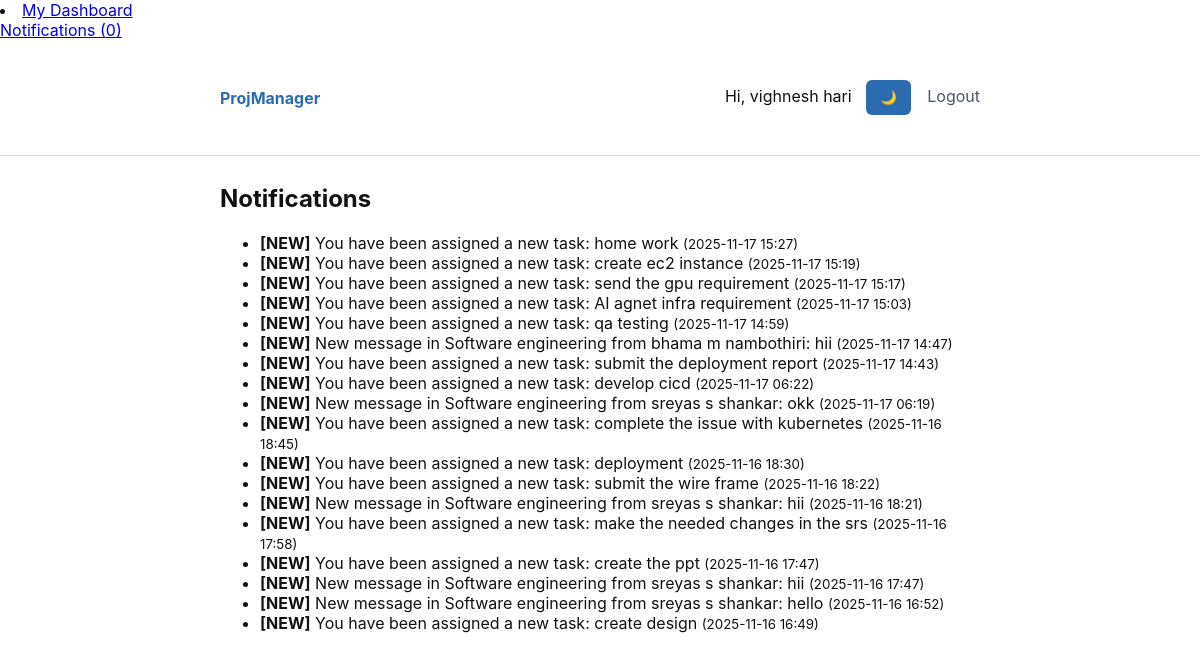
The page /notifications (signed in) on the database its author committed.
### models.py (models this page shows, shortened)
class User(db.Model, UserMixin):
    id = db.Column(db.Integer, primary_key=True)
    username = db.Column(db.String(80), unique=True, nullable=False)
    email = db.Column(db.String(120), unique=True, nullable=False)
    password_hash = db.Column(db.String(128), nullable=False)

class Notification(db.Model):
    id = db.Column(db.Integer, primary_key=True)
    user_id = db.Column(db.Integer, db.ForeignKey('user.id'), nullable=False)
    message = db.Column(db.String(300), nullable=False)
    is_read = db.Column(db.Boolean, default=False)
    timestamp = db.Column(db.DateTime, default=datetime.utcnow)
    user = db.relationship('User')

### app.py (the view)
@app.route("/notifications")
@login_required
def notifications():
    notifs = Notification.query.filter_by(user_id=current_user.id)\
                               .order_by(Notification.timestamp.desc())\
                               .all()
    return render_template("notifications.html", notifications=notifs)

### app.py (called while the page is built)
@login_manager.user_loader
def load_user(user_id):
    return User.query.get(int(user_id))

@app.context_processor
def inject_notifications():
    if current_user.is_authenticated:
        unread = Notification.query.filter_by(user_id=current_user.id, is_read=False).all()
        return dict(unread_notifications=unread)
    return dict(unread_notifications=[])

### templates/notifications.html
{% extends 'base.html' %}
{% block content %}
<h2>Notifications</h2>
<ul>
  {% for n in notifications %}
    <li>
      {% if not n.is_read %}
        <strong>[NEW]</strong>
      {% endif %}
      {{ n.message }}
      <small>({{ n.timestamp.strftime('%Y-%m-%d %H:%M') }})</small>
    </li>
  {% endfor %}
</ul>
{% endblock %}

### templates/base.html (shortened to what this page needs)
<!doctype html>
<html lang="en">
<head>
    <li><a href="{{ url_for('my_dashboard') }}">My Dashboard</a></li>
    <link rel="stylesheet" href="{{ url_for('static', filename='css/style.css') }}">
</head>
<body class="{{ 'dark-mode' if session.get('theme') == 'dark' else '' }}">
{% if current_user.is_authenticated %}
<a href="{{ url_for('notifications') }}">
    Notifications ({{ current_user.unread_notifications|length }})
</a>
{% endif %}
{% set _ = session.pop('popup_notification', None) %}
<nav class="nav">
    <div class="container">
        <a class="brand" href="{{ url_for('index') }}">ProjManager</a>
        <div class="nav-right">
            {% if current_user.is_authenticated %}
                <span>Hi, {{ current_user.username }}</span>
                <button id="theme-toggle" class="btn" style="margin-left:10px;">
                    🌙
                </button>
                <a href="{{ url_for('logout') }}">Logout</a>
            {% else %}
                <a href="{{ url_for('login') }}">Login</a>
                <a href="{{ url_for('register') }}">Register</a>
            {% endif %}
        </div>
    </div>
</nav>
<main class="container">
    {% block content %}{% endblock %}
</main>
</body>
</html>

### static/css/style.css (style rules this page uses)
:root { --max-width:760px;--accent:#2b6cb0 }
body { font-family:Inter,system-ui,Segoe UI,Roboto,Arial,sans-serif;margin:0;background:#f7fafc;color:#222 }
.container { max-width:var(--max-width);margin:28px auto;padding:0 16px }
.nav { background:white;border-bottom:1px solid #e6eef6 }
.nav .container { display:flex;align-items:center;justify-content:space-between;padding:12px 16px }
.brand { font-weight:700;color:var(--accent);text-decoration:none }
.nav-right a { margin-left:12px;text-decoration:none;color:#4a5568 }
.btn { padding:10px 14px;border:none;border-radius:6px;background:var(--accent);color:white;cursor:pointer }
:root { --bg-color: #ffffff; --text-color: #111111; --card-bg: #f5f5f5; --nav-bg: #ffffff; --border-color: #dddddd; }
body { background: var(--bg-color); color: var(--text-color); }
.nav { background: var(--nav-bg); border-bottom: 1px solid var(--border-color); }

### rows shown on the page
User: username "vighnesh hari"
Notification: is_read "[NEW]", message "You have been assigned a new task: home work", timestamp "2025-11-17 15:27"
Notification: is_read "[NEW]", message "You have been assigned a new task: create ec2 instance", timestamp "2025-11-17 15:19"
Notification: is_read "[NEW]", message "You have been assigned a new task: send the gpu requirement", timestamp "2025-11-17 15:17"
Notification: is_read "[NEW]", message "You have been assigned a new task: AI agnet infra requirement", timestamp "2025-11-17 15:03"
Notification: is_read "[NEW]", message "You have been assigned a new task: qa testing", timestamp "2025-11-17 14:59"
Notification: is_read "[NEW]", message "New message in Software engineering from bhama m nambothiri: hii", timestamp "2025-11-17 14:47"
Notification: is_read "[NEW]", message "You have been assigned a new task: submit the deployment report", timestamp "2025-11-17 14:43"
Notification: is_read "[NEW]", message "You have been assigned a new task: develop cicd", timestamp "2025-11-17 06:22"
Notification: is_read "[NEW]", message "New message in Software engineering from sreyas s shankar: okk", timestamp "2025-11-17 06:19"
Notification: is_read "[NEW]", message "You have been assigned a new task: complete the issue with kubernetes", timestamp "2025-11-16 18:45"
Notification: is_read "[NEW]", message "You have been assigned a new task: deployment", timestamp "2025-11-16 18:30"
Notification: is_read "[NEW]", message "You have been assigned a new task: submit the wire frame", timestamp "2025-11-16 18:22"
Notification: is_read "[NEW]", message "New message in Software engineering from sreyas s shankar: hii", timestamp "2025-11-16 18:21"
Notification: is_read "[NEW]", message "You have been assigned a new task: make the needed changes in the srs", timestamp "2025-11-16 17:58"
Notification: is_read "[NEW]", message "You have been assigned a new task: create the ppt", timestamp "2025-11-16 17:47"
Notification: is_read "[NEW]", message "New message in Software engineering from sreyas s shankar: hii", timestamp "2025-11-16 17:47"
Notification: is_read "[NEW]", message "New message in Software engineering from sreyas s shankar: hello", timestamp "2025-11-16 16:52"
Notification: is_read "[NEW]", message "You have been assigned a new task: create design", timestamp "2025-11-16 16:49"

### other values the page prints
{{ current_user.unread_notifications|length }} "0"
